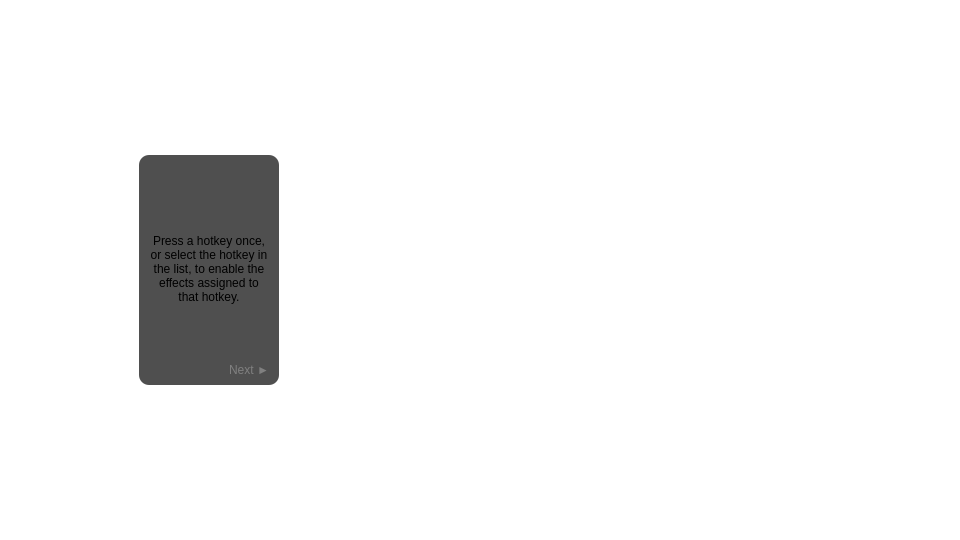
  <widget class="QGroupBox" name="slide_22">
   <property name="geometry">
    <rect>
     <x>960</x>
     <y>0</y>
     <width>960</width>
     <height>540</height>
    </rect>
   </property>
   <property name="styleSheet">
    <string notr="true">background: transparent;
border: 0px;</string>
   </property>
   <property name="title">
    <string/>
   </property>
   <widget class="QGroupBox" name="instruction_22">
    <property name="geometry">
     <rect>
      <x>139</x>
      <y>155</y>
      <width>140</width>
      <height>230</height>
     </rect>
    </property>
    <property name="styleSheet">
     <string notr="true">QGroupBox { background: #B0000000; border-radius: 10px; }</string>
    </property>
    <property name="title">
     <string/>
    </property>
    <widget class="QPushButton" name="next_22">
     <property name="geometry">
      <rect>
       <x>80</x>
       <y>205</y>
       <width>60</width>
       <height>20</height>
      </rect>
     </property>
     <property name="styleSheet">
      <string notr="true">QPushButton { color: #808080; }
QPushButton:hover { color: #C0C0C0; }</string>
     </property>
     <property name="text">
      <string>Next ►</string>
     </property>
    </widget>
    <widget class="QLabel" name="label_22">
     <property name="geometry">
      <rect>
       <x>10</x>
       <y>19</y>
       <width>120</width>
       <height>191</height>
      </rect>
     </property>
     <property name="text">
      <string>&lt;html&gt;&lt;head/&gt;&lt;body&gt;&lt;p&gt;Press a hotkey once, or select the hotkey in the list, to enable the effects assigned to that hotkey.&lt;/p&gt;&lt;/body&gt;&lt;/html&gt;</string>
     </property>
     <property name="alignment">
      <set>Qt::AlignCenter</set>
     </property>
     <property name="wordWrap">
      <bool>true</bool>
     </property>
    </widget>
    <zorder>label_22</zorder>
    <zorder>next_22</zorder>
   </widget>
  </widget>
